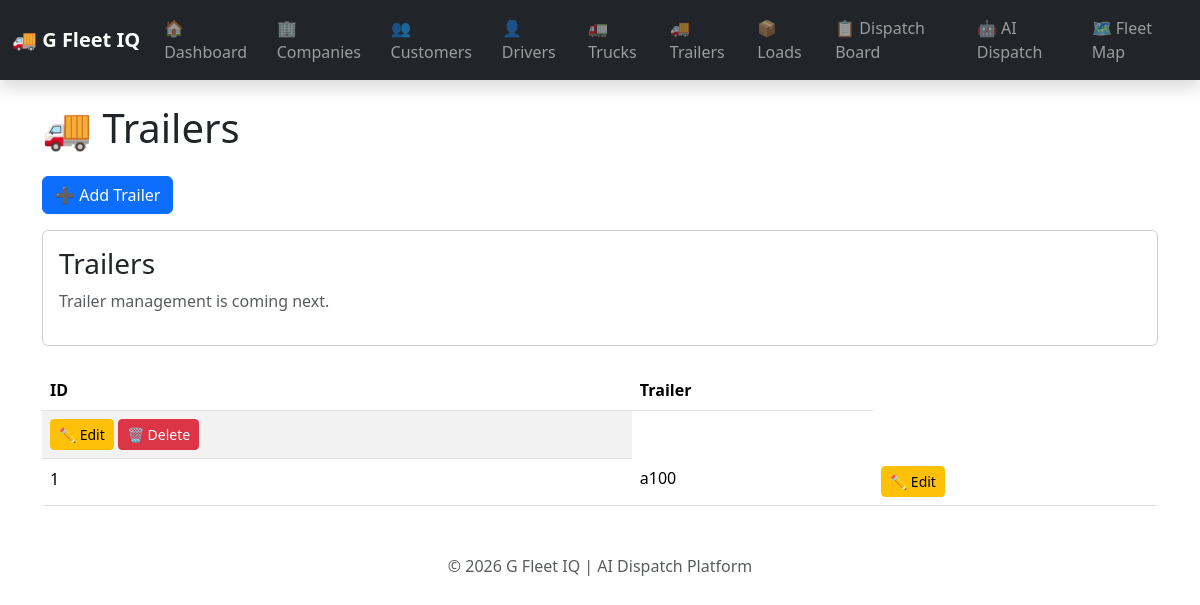
Page /trailers/ on the earlier database version.
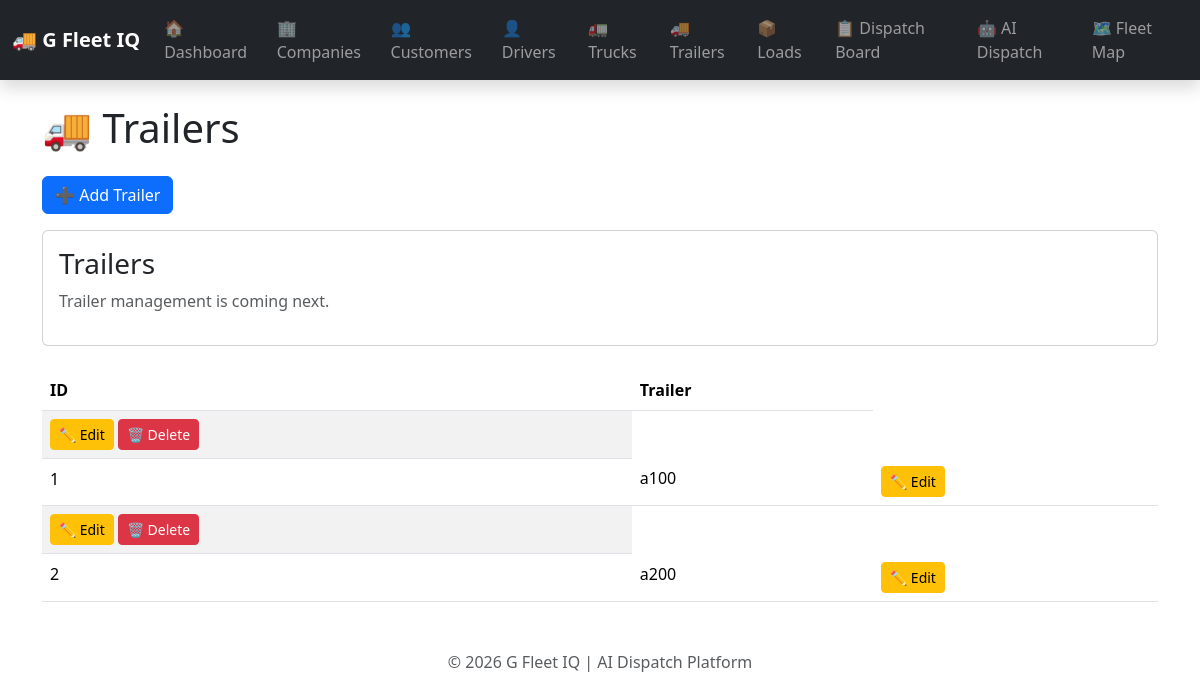
Same page on the later database version.
### fleet/models.py (models this page shows)
class Trailer(models.Model):
    STATUS_CHOICES=[("Empty","Empty"),("Loaded","Loaded"),("Maintenance","Maintenance"),("Out of Service","Out of Service")]
    trailer_number=models.CharField(max_length=50,unique=True)
    status=models.CharField(max_length=20,choices=STATUS_CHOICES,default="Empty")
    location=models.CharField(max_length=200,blank=True,default="")
    capacity=models.IntegerField(default=53000)
    available=models.BooleanField(default=True)
    utilization=models.FloatField(default=0)
    last_inspection=models.DateField(null=True,blank=True)
    company=models.ForeignKey(Company,on_delete=models.CASCADE,related_name="trailers",null=True,blank=True)
    def __str__(self):
        return self.trailer_number

### dashboard/views.py (the view)
# urls.py: path("trailers/", views.trailers, name="trailers"),
def trailers(request):
    return render(
        request,
        "dashboard/trailers.html",
        {"trailers": Trailer.objects.all()},
    )

### dashboard/templates/dashboard/trailers.html (shortened to what this page needs)
{% extends "dashboard/base.html" %}
{% block content %}
<h1 class="mb-4">🚚 Trailers</h1>
<div class="mb-3">
    <a href="{% url 'add_trailer' %}" class="btn btn-primary">
        ➕ Add Trailer
    </a>
</div>
<div class="card mb-4">
    <div class="card-body">
        <h3>Trailers</h3>
        <p class="text-muted">
            Trailer management is coming next.
        </p>
    </div>
</div>
<table class="table table-striped">
    <thead>
        <tr>
            <th>ID</th>
            <th>Trailer</th>
        </tr>
    </thead>
    <tbody>
    {% for trailer in trailers %}
 <td>
    <a href="{% url 'edit_trailer' trailer.id %}"
       class="btn btn-warning btn-sm">
        ✏️ Edit
    </a>
    <a href="{% url 'delete_trailer' trailer.id %}"
       class="btn btn-danger btn-sm">
        🗑️ Delete
    </a>
</td>
    <tr>
    <td>{{ trailer.id }}</td>
    <td>{{ trailer }}</td>
    <td>
        <a href="{% url 'edit_trailer' trailer.id %}" class="btn btn-warning btn-sm">
            ✏️ Edit
        </a>
    </td>
</tr>
    {% empty %}
    <tr>
        <td colspan="2" class="text-center">
            No trailers found.
        </td>
    </tr>
    {% endfor %}
    </tbody>
</table>
{% endblock %}

Differences in the rows shown:
added Trailer: id "2", trailer_number "a200"
